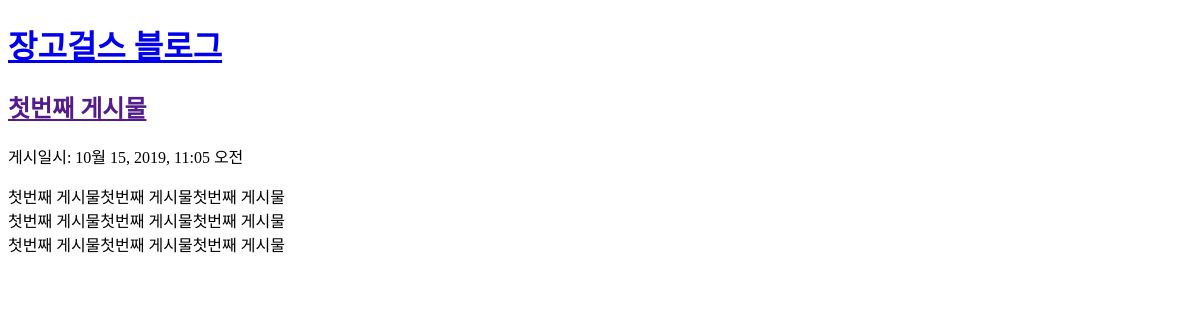
/blog/, run on an earlier commit of the app's database.
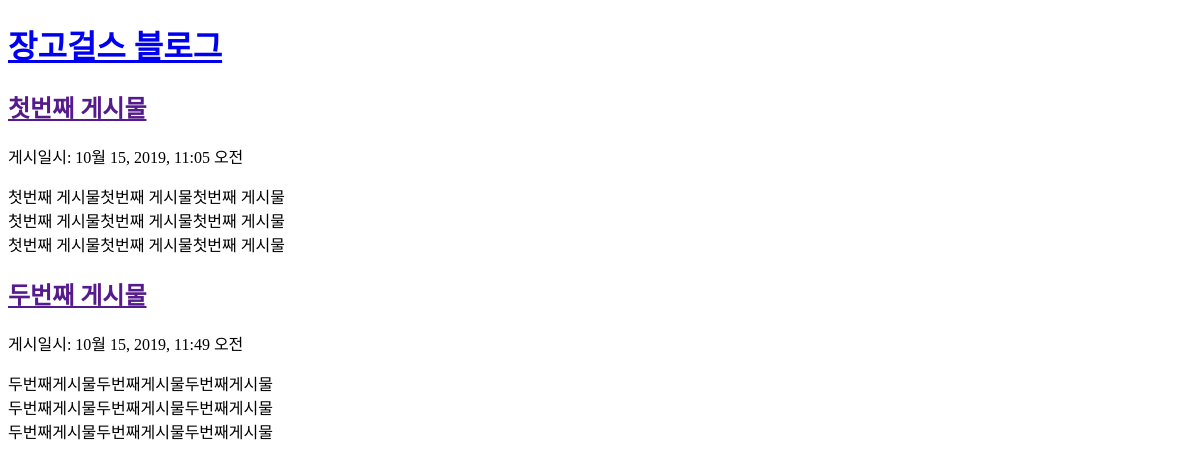
And on a later commit of the database.
### blog/models.py (models this page shows, shortened)
class Post(models.Model):
    author = models.ForeignKey(settings.AUTH_USER_MODEL, on_delete=models.CASCADE)
    title = models.CharField(max_length=200)
    text = models.TextField()
    created_date = models.DateTimeField(
            default=timezone.now)
    published_date = models.DateTimeField(
            blank=True, null=True)

### blog/views.py (the view)
# urls.py: path('', views.post_list, name='post_list'),
def post_list(request):
    posts = Post.objects.filter(published_date__lte=timezone.now()).order_by('published_date')
    return render(       # rander() 함수를 호출하여 화면을 출력
                request, # 함수에게 사용자가 요청한 정보를 전달
                'blog/post_list.html', # 화면 출력 주체 지정
                {'posts': posts}) # 화면 출력에 사용할 데이터 전달 중괄호 = 딕셔너리(사전)

### blog/templates/blog/post_list.html (shortened to what this page needs)
<!DOCTYPE html>
<html lang="en">
<head>
</head>
<body>
<h1><a href="/"> 장고걸스 블로그 </a></h1>
        {% for post in posts %}
        <div>
            <h2><a href="">{{post.title}}</a></h2>
            <p>게시일시: {{post.published_date}}</p>
            <p> {{post.text | linebreaksbr}}</p>
        </div>
        {% endfor %}
</body>
</html>

What changed in the data, as far as the page shows it:
now on this page (row edited): Post: title "두번째 게시물", published_date "10월 15, 2019, 11:49 오전", text "두번째게시물두번째게시물두번째게시물 두번째게시물두번째게시물두번째게시물 두번째게시물두번째게시물두번째게시물"
